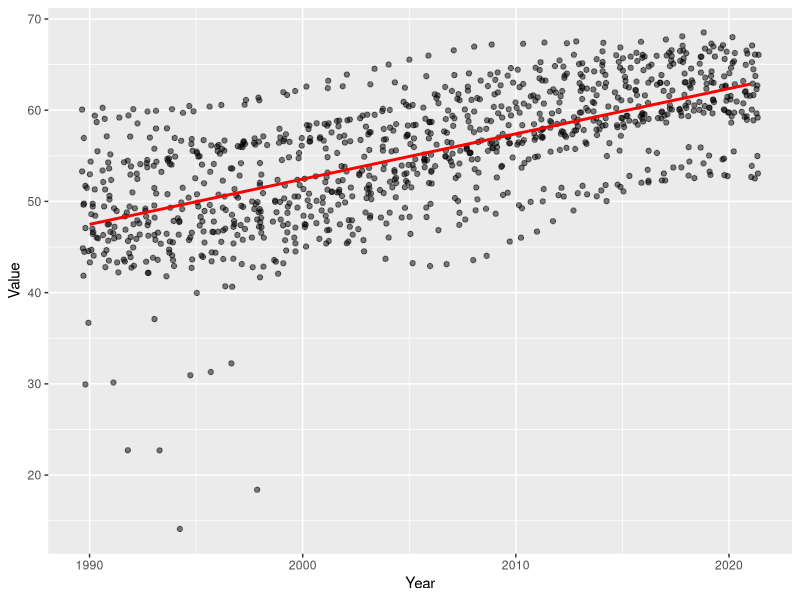
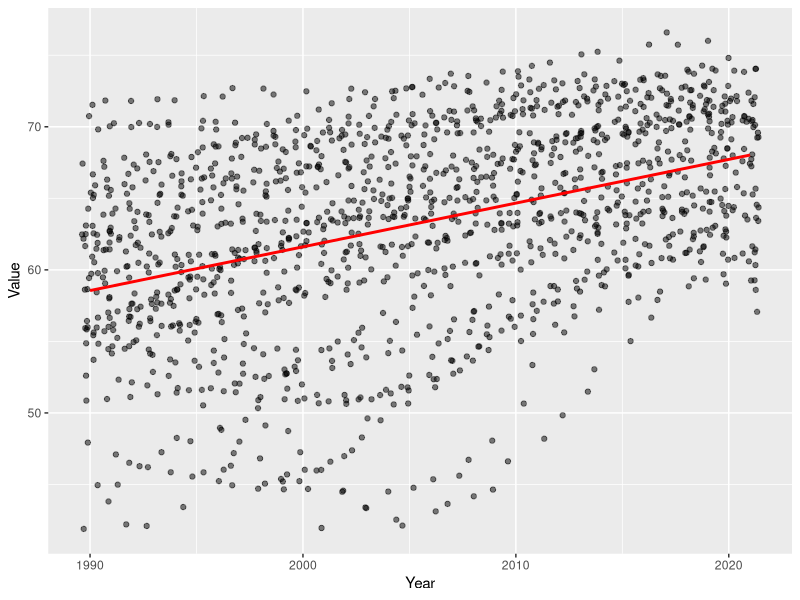
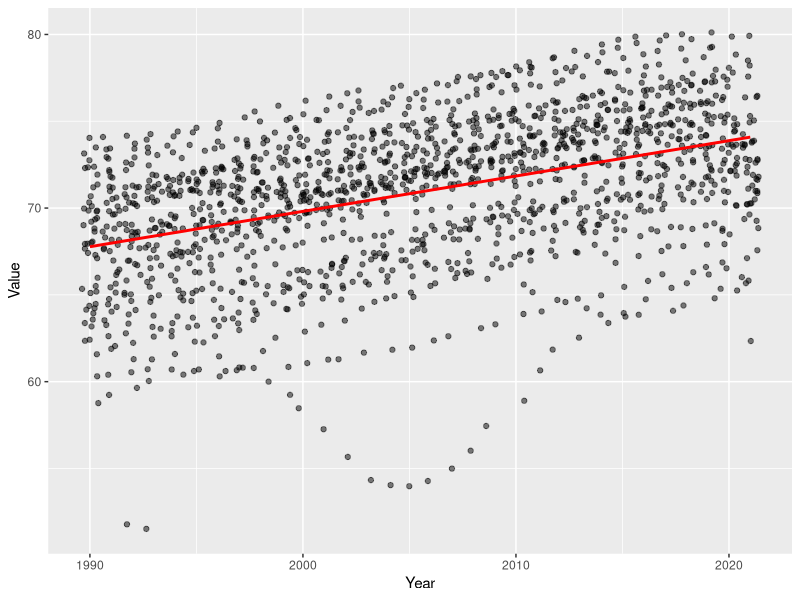
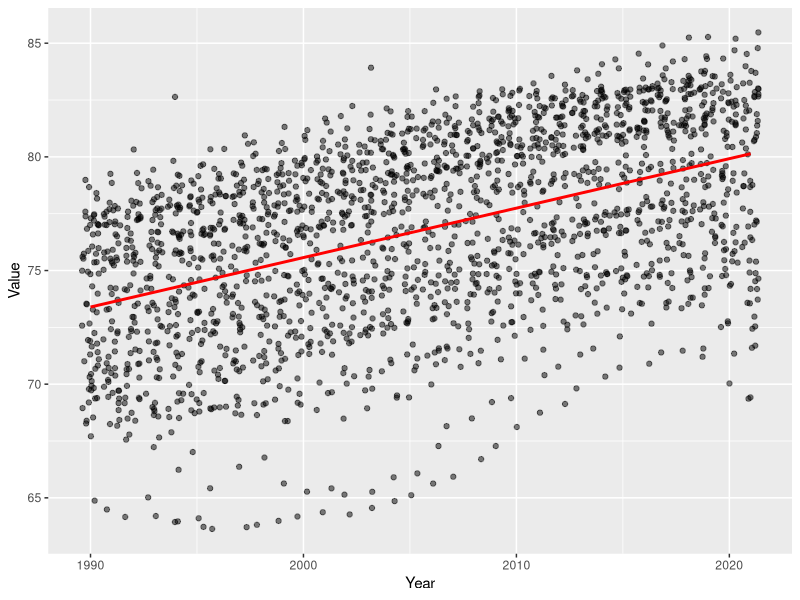

Generate these figures, in order, with R:
LE_HD <- read.csv("data/humandevelopment1990-2021.csv")

library(reshape2)
library(ggplot2)

# Low group
HD_L <- subset(LE_HD, HumanDevelopmentGroups == "Low")
HD_L <- HD_L[, grep("^X[0-9]{4}$", names(HD_L))]
HD_L_re <- melt(HD_L, variable.name = "Year", value.name = "Value")
HD_L_re$Year <- as.numeric(sub("X", "", HD_L_re$Year))
ggplot(HD_L_re, aes(x = Year, y = Value)) + geom_jitter(alpha = 0.5) +
  geom_smooth(method = "lm", color = "red", se = FALSE)

# Medium group
HD_M <- subset(LE_HD, HumanDevelopmentGroups == "Medium")
HD_M <- HD_M[, grep("^X[0-9]{4}$", names(HD_M))]
HD_M_re <- melt(HD_M, variable.name = "Year", value.name = "Value")
HD_M_re$Year <- as.numeric(sub("X", "", HD_M_re$Year))
ggplot(HD_M_re, aes(x = Year, y = Value)) + geom_jitter(alpha = 0.5) +
  geom_smooth(method = "lm", color = "red", se = FALSE)

# High group
HD_H <- subset(LE_HD, HumanDevelopmentGroups == "High")
HD_H <- HD_H[, grep("^X[0-9]{4}$", names(HD_H))]
HD_H_re <- melt(HD_H, variable.name = "Year", value.name = "Value")
HD_H_re$Year <- as.numeric(sub("X", "", HD_H_re$Year))
ggplot(HD_H_re, aes(x = Year, y = Value)) + geom_jitter(alpha = 0.5) +
  geom_smooth(method = "lm", color = "red", se = FALSE)

# Very High group
HD_VH <- subset(LE_HD, HumanDevelopmentGroups == "VeryHigh")
HD_VH <- HD_VH[, grep("^X[0-9]{4}$", names(HD_VH))]
HD_VH_re <- melt(HD_VH, variable.name = "Year", value.name = "Value")
HD_VH_re$Year <- as.numeric(sub("X", "", HD_VH_re$Year))
ggplot(HD_VH_re, aes(x = Year, y = Value)) + geom_jitter(alpha = 0.5) +
  geom_smooth(method = "lm", color = "red", se = FALSE)
